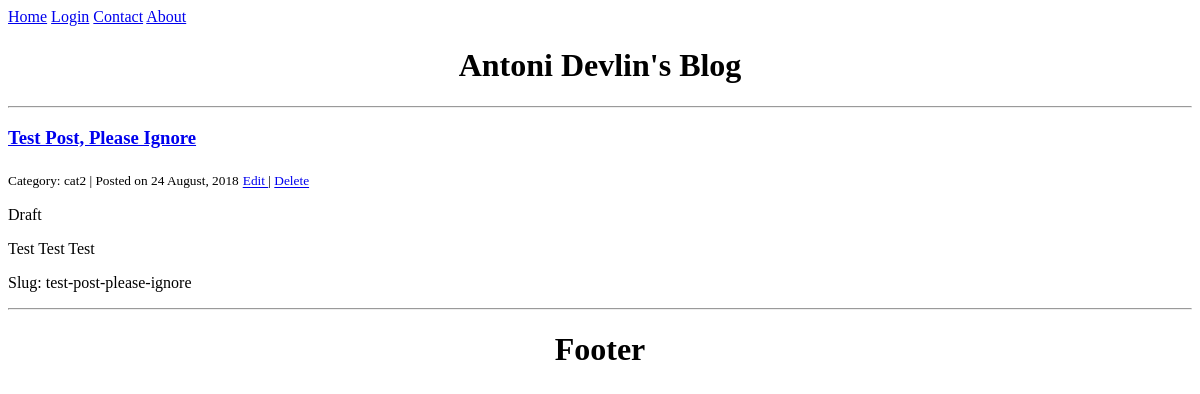
The app's page /index, older data.
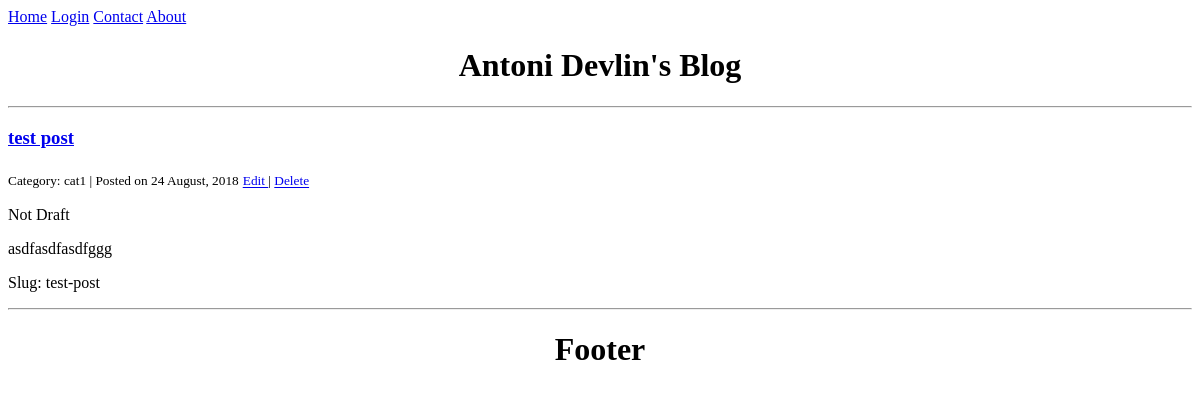
The same page, newer data.
### app.py (models this page shows, shortened)
class Post(db.Model):
    __tablename__ = 'posts'
    id = db.Column(db.Integer(), primary_key=True)
    date_posted = db.Column(db.DateTime(), index = True, default = datetime.utcnow)
    title = db.Column(db.String(80), unique=True, nullable=False)
    slug = db.Column(db.String(80), unique=True, default = id, nullable=False)
    category = db.Column(db.String(80))
    draft = db.Column(db.Boolean(), default = True)
    body = db.Column(db.Text())

### app.py (the view)
@app.route('/')
@app.route('/index')
def index():
    title = 'Antoni Devlin | Blog'
    posts = Post.query.all()
    return render_template('index.html', posts=posts, title=title)

### templates/index.html
{% extends "base.html" %}
{% block content %}
<h1 style=" text-align:center "> Antoni Devlin's Blog</h1>
<hr>
{% for post in posts %}
    <h3>  <a href="{{ url_for('byslug', slug=post.slug)}}">{{post.title}}</a>  </h3>
    <sub>Category: {{post.category}} | Posted on {{post.date_posted.strftime('%d %B, %Y')}}</sub>
    <sub> <a href="{{url_for('edit_post', slug=post.slug)}}"> Edit </a> | <a href="{{url_for('delete_post', slug=post.slug)}}"> Delete</a> </sub>
    {% if post.draft %}
        <p>Draft</p>
    {% else %}
        <p> Not Draft </p>
    {% endif %}
    <p> {{post.body | truncate(400) | safe}} </p>
<p> Slug: {{post.slug}} </p>
    <hr>
{% endfor %}
{% endblock content %}

Row changes from the older to the newer data that the page shows:
removed Post: title "Test Post, Please Ignore", category "cat2", date_posted "24 August, 2018", draft "Draft", body "Test Test Test", slug "test-post-please-ignore"
added Post: title "test post", category "cat1", date_posted "24 August, 2018", draft "Not Draft", body "asdfasdfasdfggg", slug "test-post"
